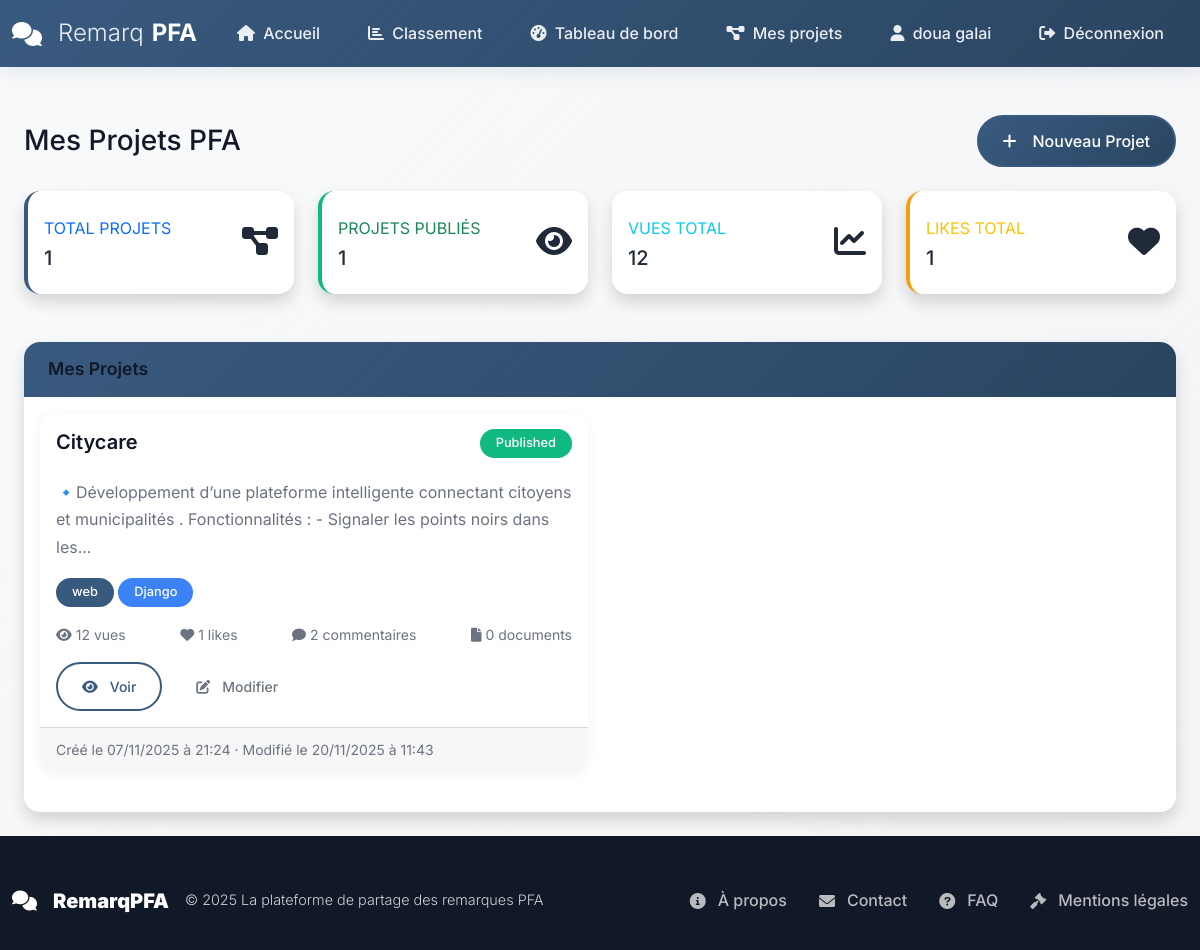
Page /student/projets (signed in) on the committed database.
### models.py (models this page shows, shortened)
class User(UserMixin, db.Model):
    __tablename__ = 'users'
    id = db.Column(db.Integer, primary_key=True)
    username = db.Column(db.String(80), unique=True, nullable=False, index=True)
    email = db.Column(db.String(120), unique=True, nullable=False, index=True)
    password_hash = db.Column(db.String(255), nullable=False)
    first_name = db.Column(db.String(50), nullable=True)
    last_name = db.Column(db.String(50), nullable=True)
    role = db.Column(db.String(20), nullable=False, default='student')
    is_active = db.Column(db.Boolean, default=True)
    created_at = db.Column(db.DateTime, default=datetime.utcnow)
    updated_at = db.Column(db.DateTime, default=datetime.utcnow, onupdate=datetime.utcnow)
    comments_as_jury = db.relationship('Comment',
                                      foreign_keys='Comment.jury_id',
                                      backref='jury_user',
                                      lazy='dynamic')
    comments_as_student = db.relationship('Comment',
                                         foreign_keys='Comment.student_id',
                                         backref='student_user',
                                         lazy='dynamic')
    pfa_projects = db.relationship('PFAProject',
                                  foreign_keys='PFAProject.student_id',
                                  backref='project_student',
                                  lazy='dynamic')
    project_comments = db.relationship('ProjectComment',
                                      foreign_keys='ProjectComment.user_id',
                                      backref='comment_author',
                                      lazy='dynamic')
    notifications = db.relationship('Notification',
                                   foreign_keys='Notification.user_id',
                                   backref='notification_user',
                                   lazy='dynamic')
    def get_full_name(self):
        if self.first_name and self.last_name:
            return f"{self.first_name} {self.last_name}"
        return self.username

class PFAProject(db.Model):
    __tablename__ = 'pfaprojects'
    id = db.Column(db.Integer, primary_key=True)
    student_id = db.Column(db.Integer, db.ForeignKey('users.id'), nullable=False, index=True)
    title = db.Column(db.String(200), nullable=False)
    description = db.Column(db.Text, nullable=False)
    domain = db.Column(db.String(100), nullable=False)
    technologies = db.Column(db.String(300), nullable=True)
    github_url = db.Column(db.String(500), nullable=True)
    demo_url = db.Column(db.String(500), nullable=True)
    status = db.Column(db.String(20), default='draft')
    is_public = db.Column(db.Boolean, default=True)
    views_count = db.Column(db.Integer, default=0)
    likes_count = db.Column(db.Integer, default=0)
    created_at = db.Column(db.DateTime, default=datetime.utcnow)
    updated_at = db.Column(db.DateTime, default=datetime.utcnow, onupdate=datetime.utcnow)
    student = db.relationship('User',
                             foreign_keys=[student_id],
                             backref=db.backref('owned_projects', lazy='dynamic'))
    documents = db.relationship('ProjectDocument',
                               foreign_keys='ProjectDocument.project_id',
                               backref='document_project',
                               lazy='dynamic',
                               cascade='all, delete-orphan')
    comments = db.relationship('ProjectComment',
                              foreign_keys='ProjectComment.project_id',
                              backref='comment_project',
                              lazy='dynamic',
                              cascade='all, delete-orphan')
    def get_documents_count(self):
        return self.documents.count()
    def get_comments_count(self):
        return self.comments.count()

### routes/student_projects.py (the view)
@student_projects_bp.route('/projets')
@login_required
def my_projects():
    if current_user.role != 'student':
        flash('Accès réservé aux étudiants', 'error')
        return redirect(url_for('public.home'))
    projects = PFAProject.query.filter_by(student_id=current_user.id).order_by(PFAProject.created_at.desc()).all()
    stats = {
        'total_projects': len(projects),
        'published_projects': len([p for p in projects if p.status == 'published']),
        'total_views': sum(p.views_count for p in projects),
        'total_likes': sum(p.likes_count for p in projects)
    }
    return render_template('student/my_projects.html',
                         projects=projects,
                         stats=stats)

### templates/student/my_projects.html (shortened to what this page needs)
{% extends "base.html" %}
{% block content %}
<div class="container-fluid py-4">
    <div class="d-flex justify-content-between align-items-center mb-4">
        <h1 class="h3 mb-0">Mes Projets PFA</h1>
        <a href="{{ url_for('student_projects.new_project') }}" class="btn btn-primary">
            <i class="fas fa-plus me-2"></i>Nouveau Projet
        </a>
    </div>
    <div class="row mb-4">
        <div class="col-xl-3 col-md-6 mb-4">
            <div class="card border-left-primary shadow h-100 py-2">
                <div class="card-body">
                    <div class="row no-gutters align-items-center">
                        <div class="col mr-2">
                            <div class="text-xs font-weight-bold text-primary text-uppercase mb-1">
                                Total Projets</div>
                            <div class="h5 mb-0 font-weight-bold">{{ stats.total_projects }}</div>
                        </div>
                        <div class="col-auto">
                            <i class="fas fa-project-diagram fa-2x text-gray-300"></i>
                        </div>
                    </div>
                </div>
            </div>
        </div>
        <div class="col-xl-3 col-md-6 mb-4">
            <div class="card border-left-success shadow h-100 py-2">
                <div class="card-body">
                    <div class="row no-gutters align-items-center">
                        <div class="col mr-2">
                            <div class="text-xs font-weight-bold text-success text-uppercase mb-1">
                                Projets Publiés</div>
                            <div class="h5 mb-0 font-weight-bold">{{ stats.published_projects }}</div>
                        </div>
                        <div class="col-auto">
                            <i class="fas fa-eye fa-2x text-gray-300"></i>
                        </div>
                    </div>
                </div>
            </div>
        </div>
        <div class="col-xl-3 col-md-6 mb-4">
            <div class="card border-left-info shadow h-100 py-2">
                <div class="card-body">
                    <div class="row no-gutters align-items-center">
                        <div class="col mr-2">
                            <div class="text-xs font-weight-bold text-info text-uppercase mb-1">
                                Vues Total</div>
                            <div class="h5 mb-0 font-weight-bold">{{ stats.total_views }}</div>
                        </div>
                        <div class="col-auto">
                            <i class="fas fa-chart-line fa-2x text-gray-300"></i>
                        </div>
                    </div>
                </div>
            </div>
        </div>
        <div class="col-xl-3 col-md-6 mb-4">
            <div class="card border-left-warning shadow h-100 py-2">
                <div class="card-body">
                    <div class="row no-gutters align-items-center">
                        <div class="col mr-2">
                            <div class="text-xs font-weight-bold text-warning text-uppercase mb-1">
                                Likes Total</div>
                            <div class="h5 mb-0 font-weight-bold">{{ stats.total_likes }}</div>
                        </div>
                        <div class="col-auto">
                            <i class="fas fa-heart fa-2x text-gray-300"></i>
                        </div>
                    </div>
                </div>
            </div>
        </div>
    </div>
    <div class="card shadow">
        <div class="card-header py-3">
            <h6 class="m-0 font-weight-bold">Mes Projets</h6>
        </div>
        <div class="card-body">
            {% if projects %}
            <div class="row">
                {% for project in projects %}
                <div class="col-lg-6 mb-4">
                    <div class="card h-100">
                        <div class="card-body">
                            <div class="d-flex justify-content-between align-items-start mb-3">
                                <h5 class="card-title">{{ project.title }}</h5>
                                <span class="badge {% if project.status == 'published' %}bg-success{% else %}bg-secondary{% endif %}">
                                    {{ project.status|title }}
                                </span>
                            </div>
                            <p class="card-text text-muted mb-3">{{ project.description|truncate(150) }}</p>
                            <div class="mb-3">
                                <span class="badge bg-primary">{{ project.domain }}</span>
                                {% if project.technologies %}
                                <span class="badge bg-info">{{ project.technologies }}</span>
                                {% endif %}
                            </div>
                            <div class="project-stats d-flex justify-content-between text-muted small mb-3">
                                <span><i class="fas fa-eye me-1"></i>{{ project.views_count }} vues</span>
                                <span><i class="fas fa-heart me-1"></i>{{ project.likes_count }} likes</span>
                                <span><i class="fas fa-comment me-1"></i>{{ project.get_comments_count() }} commentaires</span>
                                <span><i class="fas fa-file me-1"></i>{{ project.get_documents_count() }} documents</span>
                            </div>
                            <div class="d-flex gap-2">
                                <a href="{{ url_for('student_projects.project_detail', project_id=project.id) }}"
                                   class="btn btn-outline-primary btn-sm">
                                    <i class="fas fa-eye me-1"></i>Voir
                                </a>
                                <a href="#" class="btn btn-outline-secondary btn-sm">
                                    <i class="fas fa-edit me-1"></i>Modifier
                                </a>
                            </div>
                        </div>
                        <div class="card-footer">
                            <small class="text-muted">
                                Créé le {{ project.created_at|datetime }}
                                {% if project.updated_at != project.created_at %}
                                · Modifié le {{ project.updated_at|datetime }}
                                {% endif %}
                            </small>
                        </div>
                    </div>
                </div>
                {% endfor %}
            </div>
            {% endif %}
        </div>
    </div>
</div>
{% endblock content %}

### templates/base.html (shortened to what this page needs)
<!DOCTYPE html>
<html lang="fr">
<head>
    <link href="https://cdn.jsdelivr.net/npm/bootstrap@5.1.3/dist/css/bootstrap.min.css" rel="stylesheet">
    <link href="https://cdnjs.cloudflare.com/ajax/libs/font-awesome/6.0.0/css/all.min.css" rel="stylesheet">
    <link href="{{ url_for('static', filename='css/main.css') }}" rel="stylesheet">
    <link href="{{ url_for('static', filename='css/modern.css') }}" rel="stylesheet">
</head>
<body>
    <nav class="navbar navbar-expand-lg navbar-dark sticky-top" id="mainNav">
        <div class="container">
            <a class="navbar-brand" href="{{ url_for('public.home') }}">
                <i class="fas fa-comments me-2"></i>
                <span>Remarq</span><strong>PFA</strong>
            </a>
            <div class="collapse navbar-collapse" id="navbarNav">
                <div class="navbar-nav ms-auto">
                    <a class="nav-link" href="{{ url_for('public.home') }}" title="Accueil">
                        <i class="fas fa-home me-1"></i> Accueil
                    </a>
                    <a class="nav-link" href="{{ url_for('public.ranking') }}" title="Classement">
                        <i class="fas fa-chart-bar me-1"></i> Classement
                    </a>
                    {% if current_user.is_authenticated %}
                        {% if current_user.role == 'student' %}
                            <a class="nav-link" href="{{ url_for('student.dashboard') }}" title="Tableau de bord">
                                <i class="fas fa-tachometer-alt me-1"></i> Tableau de bord
                            </a>
                            <a class="nav-link" href="{{ url_for('student_projects.my_projects') }}" title="Mes projets">
                                <i class="fas fa-project-diagram me-1"></i> Mes projets
                            </a>
                        {% elif current_user.role == 'admin' %}
                            <a class="nav-link" href="{{ url_for('admin.dashboard') }}" title="Administration">
                                <i class="fas fa-cogs me-1"></i> Administration
                            </a>
                        {% endif %}
                        <a class="nav-link" href="{{ url_for('auth.profile') }}" title="Profil">
                            <i class="fas fa-user me-1"></i> {{ current_user.get_full_name() }}
                        </a>
                        <a class="nav-link" href="{{ url_for('auth.logout') }}" title="Déconnexion">
                            <i class="fas fa-sign-out-alt me-1"></i> Déconnexion
                        </a>
                    {% endif %}
                </div>
            </div>
        </div>
    </nav>
    <main class="flex-shrink-0">
        <div class="container mt-4">
            {% block content %}{% endblock content %}
        </div>
    </main>
    <footer class="footer mt-auto">
        <div class="container">
            <div class="footer-content">
                <div class="footer-brand">
                    <i class="fas fa-comments me-2"></i>
                    <strong>RemarqPFA</strong>
                    <span class="ms-2">© {{ current_year }} La plateforme de partage des remarques PFA</span>
                </div>
                <ul class="footer-links">
                    <li><a href="{{ url_for('public.about') }}" title="À propos"><i class="fas fa-info-circle me-1"></i>À propos</a></li>
                    <li><a href="{{ url_for('public.contact') }}" title="Contact"><i class="fas fa-envelope me-1"></i>Contact</a></li>
                    <li><a href="{{ url_for('public.faq') }}" title="FAQ"><i class="fas fa-question-circle me-1"></i>FAQ</a></li>
                    <li><a href="#" title="Mentions légales"><i class="fas fa-gavel me-1"></i>Mentions légales</a></li>
                </ul>
            </div>
        </div>
    </footer>
</body>
</html>

### rows in the picture
User: get_full_name "doua galai"
PFAProject: title "Citycare", status "Published", description "🔹Développement d’une plateforme intelligente connectant citoyens et municipalités . Fonctionnalités : - Signaler les points noirs dans les...", domain "web", technologies "Django", views_count "12", likes_count "1", get_comments_count "2", get_documents_count "0", created_at "07/11/2025 à 21:24", updated_at "20/11/2025 à 11:43"

### other values in the picture
{{ stats.total_projects }} "1"
{{ stats.published_projects }} "1"
{{ stats.total_views }} "12"
{{ stats.total_likes }} "1"
